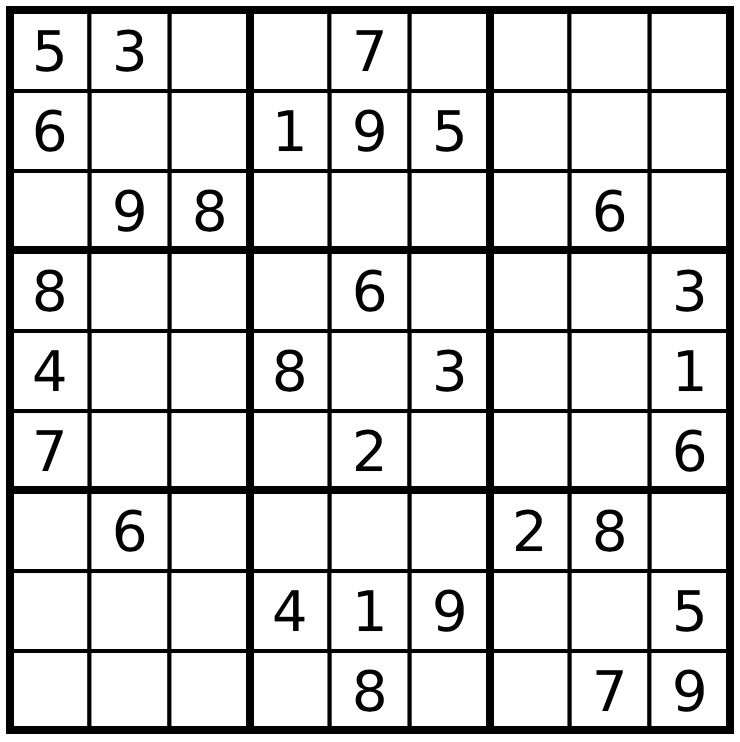
#> input picture sudoku.jpg, 740 x 742 px
$ python -i ocr.py   (imports and definitions only)
#> lines starting #> are read from the running program, lines starting #| are printed output that depends on the picture; after the words box and inside, x2 and y2 are one past the last pixel; in counts of white or black regions, pixels touching at a corner belong together
#> further down, picture is the input picture: shape (742, 740, 3); min 0, max 255, mean 211.5
import cv2
import imutils
import numpy as np

input_size = 48

def find_board(img):
    gray= cv2.cvtColor(img,cv2.COLOR_BGR2GRAY)
    bfilter= cv2.bilateralFilter(gray,13,20,20)
    edged= cv2.Canny(bfilter,30,180)
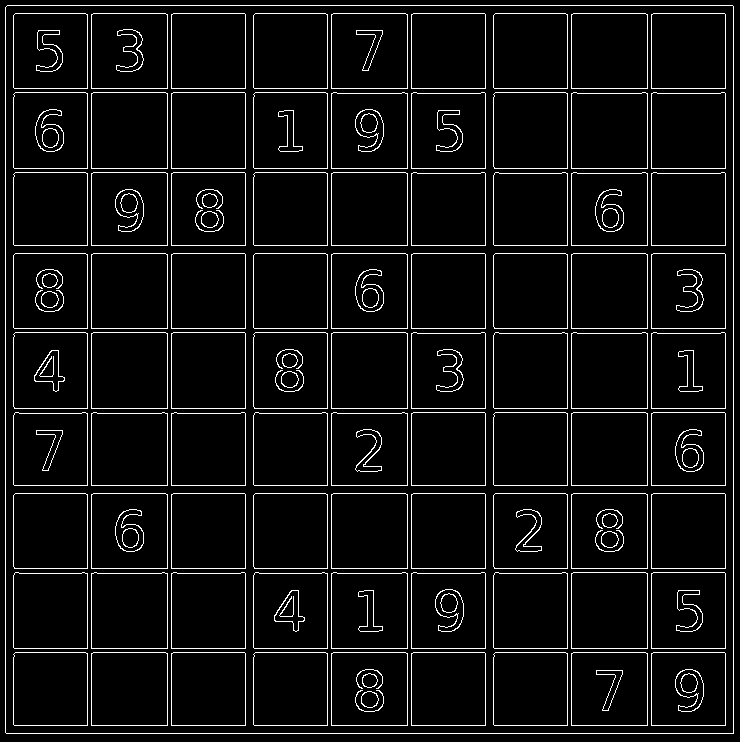
#> edged: shape (742, 740); 6% white in thin lines or dots
    keypoints= cv2.findContours(edged.copy(),cv2.RETR_TREE,cv2.CHAIN_APPROX_SIMPLE)
#> keypoints = 264 contours, 12 with area under 20; largest, box (x1, y1, x2, y2) and area: (5, 5, 734, 734) 529981, (5, 5, 734, 734) 529980, (571, 572, 648, 649) 5773, (331, 332, 408, 409) 5773, (91, 332, 168, 409) 5773
    contours= imutils.grab_contours(keypoints)
#> contours has the same summary as keypoints
    contours= sorted(contours,key=cv2.contourArea,reverse=True)[:15]
#> contours = 15 contours; largest, box (x1, y1, x2, y2) and area: (5, 5, 734, 734) 529981, (5, 5, 734, 734) 529980, (571, 572, 648, 649) 5773, (331, 332, 408, 409) 5773, (91, 332, 168, 409) 5773
    location=None

    for contour in contours:
        approx= cv2.approxPolyDP(contour,15,True)
        if len(approx)==4:
            location=approx
            break
#> this loop made 1 pass
#> location on pass 1: [[7, 5], [5, 732], [733, 733], [733, 6]]
    result= get_perspective(img, location)
    return result,location

def get_perspective(img,location,height=900,width=900):
#> called with location = array of shape (4, 1, 2), height = 900, width = 900
    pts1=np.float32([location[0],location[3],location[1],location[2]])
#> pts1 = [[7, 5], [733, 6], [5, 732], [733, 733]]
    pts2=np.float32([[0,0],[width,0],[0,height],[width,height]])
    matrix= cv2.getPerspectiveTransform(pts1,pts2)
#> matrix = [[1.24, 0.00341, -8.69], [-0.00171, 1.24, -6.19], [-1.04e-08, 3.79e-06, 1]]
    result= cv2.warpPerspective(img,matrix,(width,height))
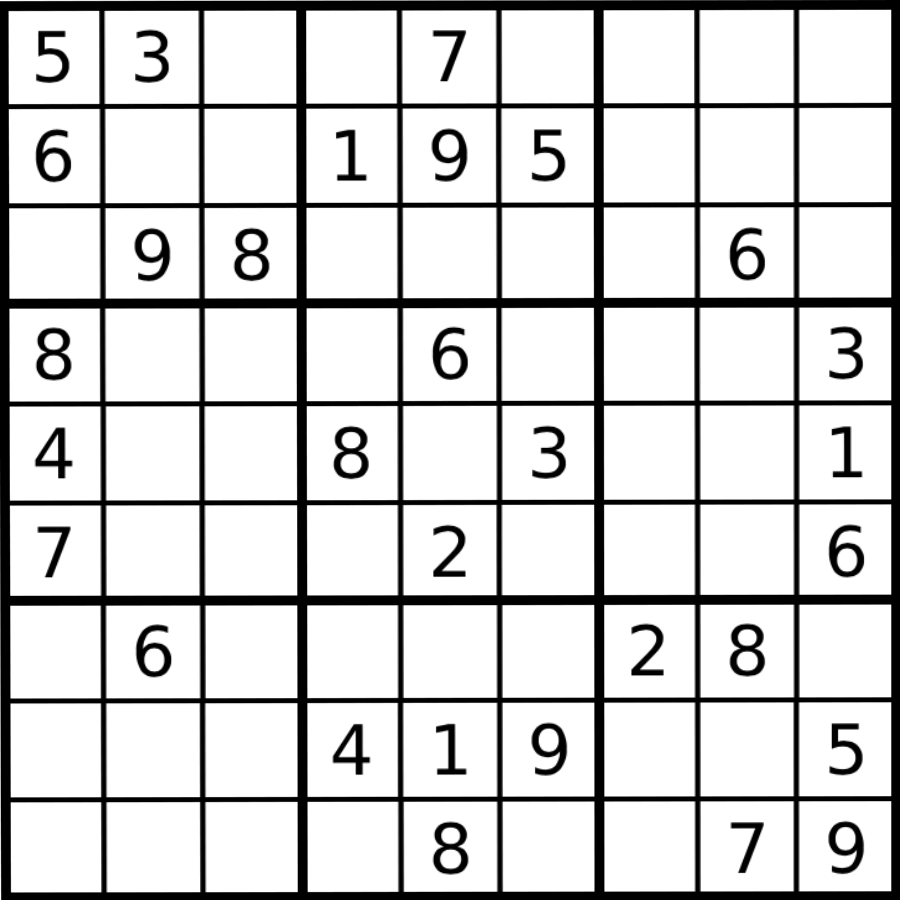
#> result: shape (900, 900, 3); min 0, max 255, mean 210.8
    return result

def split_boxes(board):
    rows=np.vsplit(board,9)
    boxes=[]
    for r in rows:
        cols=np.hsplit(r,9)
        for box in cols:
            box= cv2.resize(box,(input_size,input_size))/255.0
            boxes.append(box)
    return boxes

>>> import cv2
>>> picture = cv2.imread('sudoku.jpg')
>>> result = find_board(picture)
